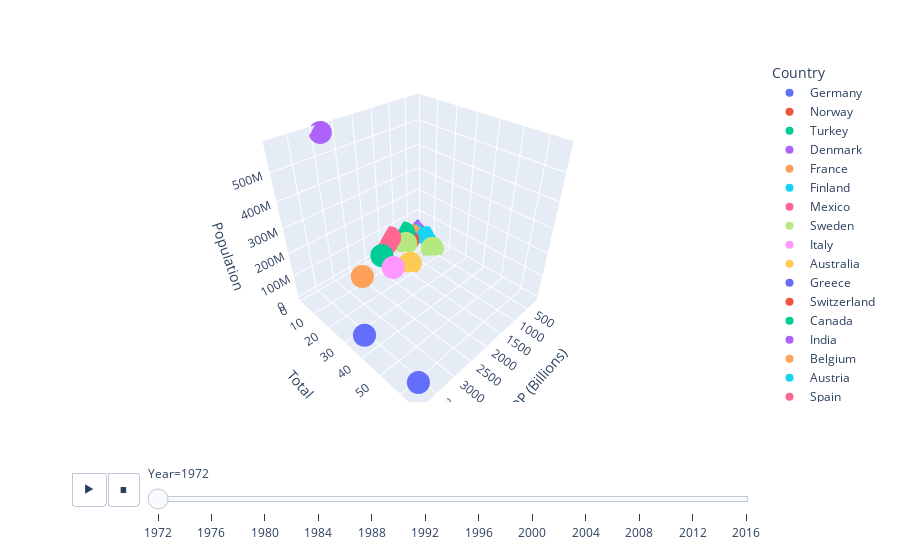

Notebook code cell kept with this figure:
### Code cell
#df = px.data.iris()
fig = px.scatter_3d(df3, x='GDP (Billions)', y='Total', z='Population',
              color='Country', animation_frame="Year")
fig.show()

### Figure 1 — Plotly figure (JSON) as saved in the notebook; plotly's stock layout.template omitted (floating-point values rounded to 4 significant figures)
{"data": [{"hovertemplate": "Country=Germany<br>Year=1972<br>GDP (Billions)=%{x}<br>Total=%{y}<br>Population=%{z}<extra></extra>", "legendgroup": "Germany", "marker": {"color": "#636efa", "symbol": "circle"}, "mode": "markers", "name": "Germany", "scene": "scene", "showlegend": true, "type": "scatter3d", "x": [3861, 3861], "y": [66, 40], "z": [78688450, 78688450]}, {"hovertemplate": "Country=Norway<br>Year=1972<br>GDP (Billions)=%{x}<br>Total=%{y}<br>Population=%{z}<extra></extra>", "legendgroup": "Norway", "marker": {"color": "#EF553B", "symbol": "circle"}, "mode": "markers", "name": "Norway", "scene": "scene", "showlegend": true, "type": "scatter3d", "x": [406], "y": [4], "z": [3933001]}, {"hovertemplate": "Country=Turkey<br>Year=1972<br>GDP (Billions)=%{x}<br>Total=%{y}<br>Population=%{z}<extra></extra>", "legendgroup": "Turkey", "marker": {"color": "#00cc96", "symbol": "circle"}, "mode": "markers", "name": "Turkey", "scene": "scene", "showlegend": true, "type": "scatter3d", "x": [761], "y": [1], "z": [37133000]}, {"hovertemplate": "Country=Denmark<br>Year=1972<br>GDP (Billions)=%{x}<br>Total=%{y}<br>Population=%{z}<extra></extra>", "legendgroup": "Denmark", "marker": {"color": "#ab63fa", "symbol": "circle"}, "mode": "markers", "name": "Denmark", "scene": "scene", "showlegend": true, "type": "scatter3d", "x": [350], "y": [1], "z": [4991596]}, {"hovertemplate": "Country=France<br>Year=1972<br>GDP (Billions)=%{x}<br>Total=%{y}<br>Population=%{z}<extra></extra>", "legendgroup": "France", "marker": {"color": "#FFA15A", "symbol": "circle"}, "mode": "markers", "name": "France", "scene": "scene", "showlegend": true, "type": "scatter3d", "x": [2716], "y": [13], "z": [51700913]}, {"hovertemplate": "Country=Finland<br>Year=1972<br>GDP (Billions)=%{x}<br>Total=%{y}<br>Population=%{z}<extra></extra>", "legendgroup": "Finland", "marker": {"color": "#19d3f3", "symbol": "circle"}, "mode": "markers", "name": "Finland", "scene": "scene", "showlegend": true, "type": "scatter3d", "x": [269], "y": [8], "z": [4639656]}, {"hovertemplate": "Country=Mexico<br>Year=1972<br>GDP (Billions)=%{x}<br>Total=%{y}<br>Population=%{z}<extra></extra>", "legendgroup": "Mexico", "marker": {"color": "#FF6692", "symbol": "circle"}, "mode": "markers", "name": "Mexico", "scene": "scene", "showlegend": true, "type": "scatter3d", "x": [1269], "y": [1], "z": [53973953]}, {"hovertemplate": "Country=Sweden<br>Year=1972<br>GDP (Billions)=%{x}<br>Total=%{y}<br>Population=%{z}<extra></extra>", "legendgroup": "Sweden", "marker": {"color": "#B6E880", "symbol": "circle"}, "mode": "markers", "name": "Sweden", "scene": "scene", "showlegend": true, "type": "scatter3d", "x": [531], "y": [16], "z": [8122154]}, {"hovertemplate": "Country=Italy<br>Year=1972<br>GDP (Billions)=%{x}<br>Total=%{y}<br>Population=%{z}<extra></extra>", "legendgroup": "Italy", "marker": {"color": "#FF97FF", "symbol": "circle"}, "mode": "markers", "name": "Italy", "scene": "scene", "showlegend": true, "type": "scatter3d", "x": [2005], "y": [18], "z": [54381345]}, {"hovertemplate": "Country=Australia<br>Year=1972<br>GDP (Billions)=%{x}<br>Total=%{y}<br>Population=%{z}<extra></extra>", "legendgroup": "Australia", "marker": {"color": "#FECB52", "symbol": "circle"}, "mode": "markers", "name": "Australia", "scene": "scene", "showlegend": true, "type": "scatter3d", "x": [1397], "y": [17], "z": [13303664]}, {"hovertemplate": "Country=Greece<br>Year=1972<br>GDP (Billions)=%{x}<br>Total=%{y}<br>Population=%{z}<extra></extra>", "legendgroup": "Greece", "marker": {"color": "#636efa", "symbol": "circle"}, "mode": "markers", "name": "Greece", "scene": "scene", "showlegend": true, "type": "scatter3d", "x": [205], "y": [2], "z": [8888628]}, {"hovertemplate": "Country=Switzerland<br>Year=1972<br>GDP (Billions)=%{x}<br>Total=%{y}<br>Population=%{z}<extra></extra>", "legendgroup": "Switzerland", "marker": {"color": "#EF553B", "symbol": "circle"}, "mode": "markers", "name": "Switzerland", "scene": "scene", "showlegend": true, "type": "scatter3d", "x": [731], "y": [3], "z": [6260956]}, {"hovertemplate": "Country=Canada<br>Year=1972<br>GDP (Billions)=%{x}<br>Total=%{y}<br>Population=%{z}<extra></extra>", "legendgroup": "Canada", "marker": {"color": "#00cc96", "symbol": "circle"}, "mode": "markers", "name": "Canada", "scene": "scene", "showlegend": true, "type": "scatter3d", "x": [1742], "y": [5], "z": [22218463]}, {"hovertemplate": "Country=India<br>Year=1972<br>GDP (Billions)=%{x}<br>Total=%{y}<br>Population=%{z}<extra></extra>", "legendgroup": "India", "marker": {"color": "#ab63fa", "symbol": "circle"}, "mode": "markers", "name": "India", "scene": "scene", "showlegend": true, "type": "scatter3d", "x": [2870], "y": [1], "z": [579411513]}, {"hovertemplate": "Country=Belgium<br>Year=1972<br>GDP (Billions)=%{x}<br>Total=%{y}<br>Population=%{z}<extra></extra>", "legendgroup": "Belgium", "marker": {"color": "#FFA15A", "symbol": "circle"}, "mode": "markers", "name": "Belgium", "scene": "scene", "showlegend": true, "type": "scatter3d", "x": [533], "y": [2], "z": [9711115]}, {"hovertemplate": "Country=Austria<br>Year=1972<br>GDP (Billions)=%{x}<br>Total=%{y}<br>Population=%{z}<extra></extra>", "legendgroup": "Austria", "marker": {"color": "#19d3f3", "symbol": "circle"}, "mode": "markers", "name": "Austria", "scene": "scene", "showlegend": true, "type": "scatter3d", "x": [445], "y": [3], "z": [7544201]}, {"hovertemplate": "Country=Spain<br>Year=1972<br>GDP (Billions)=%{x}<br>Total=%{y}<br>Population=%{z}<extra></extra>", "legendgroup": "Spain", "marker": {"color": "#FF6692", "symbol": "circle"}, "mode": "markers", "name": "Spain", "scene": "scene", "showlegend": true, "type": "scatter3d", "x": [1393], "y": [1], "z": [34571714]}, {"hovertemplate": "Country=Netherlands<br>Year=1972<br>GDP (Billions)=%{x}<br>Total=%{y}<br>Population=%{z}<extra></extra>", "legendgroup": "Netherlands", "marker": {"color": "#B6E880", "symbol": "circle"}, "mode": "markers", "name": "Netherlands", "scene": "scene", "showlegend": true, "type": "scatter3d", "x": [907], "y": [5], "z": [13328595]}, {"hovertemplate": "Country=New Zealand<br>Year=1972<br>GDP (Billions)=%{x}<br>Total=%{y}<br>Population=%{z}<extra></extra>", "legendgroup": "New Zealand", "marker": {"color": "#FF97FF", "symbol": "circle"}, "mode": "markers", "name": "New Zealand", "scene": "scene", "showlegend": true, "type": "scatter3d", "x": [209], "y": [3], "z": [2929135]}], "layout": {"legend": {"title": {"text": "Country"}, "tracegroupgap": 0}, "margin": {"t": 60}, "scene": {"domain": {"x": [0, 1], "y": [0, 1]}, "xaxis": {"title": {"text": "GDP (Billions)"}}, "yaxis": {"title": {"text": "Total"}}, "zaxis": {"title": {"text": "Population"}}}, "sliders": [{"active": 0, "currentvalue": {"prefix": "Year="}, "len": 0.9, "pad": {"b": 10, "t": 60}, "steps": [{"args": [["1972"], {"frame": {"duration": 0, "redraw": true}, "fromcurrent": true, "mode": "immediate", "transition": {"duration": 0, "easing": "linear"}}], "label": "1972", "method": "animate"}, {"args": [["1976"], {"frame": {"duration": 0, "redraw": true}, "fromcurrent": true, "mode": "immediate", "transition": {"duration": 0, "easing": "linear"}}], "label": "1976", "method": "animate"}, {"args": [["1980"], {"frame": {"duration": 0, "redraw": true}, "fromcurrent": true, "mode": "immediate", "transition": {"duration": 0, "easing": "linear"}}], "label": "1980", "method": "animate"}, {"args": [["1984"], {"frame": {"duration": 0, "redraw": true}, "fromcurrent": true, "mode": "immediate", "transition": {"duration": 0, "easing": "linear"}}], "label": "1984", "method": "animate"}, {"args": [["1988"], {"frame": {"duration": 0, "redraw": true}, "fromcurrent": true, "mode": "immediate", "transition": {"duration": 0, "easing": "linear"}}], "label": "1988", "method": "animate"}, {"args": [["1992"], {"frame": {"duration": 0, "redraw": true}, "fromcurrent": true, "mode": "immediate", "transition": {"duration": 0, "easing": "linear"}}], "label": "1992", "method": "animate"}, {"args": [["1996"], {"frame": {"duration": 0, "redraw": true}, "fromcurrent": true, "mode": "immediate", "transition": {"duration": 0, "easing": "linear"}}], "label": "1996", "method": "animate"}, {"args": [["2000"], {"frame": {"duration": 0, "redraw": true}, "fromcurrent": true, "mode": "immediate", "transition": {"duration": 0, "easing": "linear"}}], "label": "2000", "method": "animate"}, {"args": [["2004"], {"frame": {"duration": 0, "redraw": true}, "fromcurrent": true, "mode": "immediate", "transition": {"duration": 0, "easing": "linear"}}], "label": "2004", "method": "animate"}, {"args": [["2008"], {"frame": {"duration": 0, "redraw": true}, "fromcurrent": true, "mode": "immediate", "transition": {"duration": 0, "easing": "linear"}}], "label": "2008", "method": "animate"}, {"args": [["2012"], {"frame": {"duration": 0, "redraw": true}, "fromcurrent": true, "mode": "immediate", "transition": {"duration": 0, "easing": "linear"}}], "label": "2012", "method": "animate"}, {"args": [["2016"], {"frame": {"duration": 0, "redraw": true}, "fromcurrent": true, "mode": "immediate", "transition": {"duration": 0, "easing": "linear"}}], "label": "2016", "method": "animate"}], "x": 0.1, "xanchor": "left", "y": 0, "yanchor": "top"}], "updatemenus": [{"buttons": [{"args": [null, {"frame": {"duration": 500, "redraw": true}, "fromcurrent": true, "mode": "immediate", "transition": {"duration": 500, "easing": "linear"}}], "label": "&#9654;", "method": "animate"}, {"args": [[null], {"frame": {"duration": 0, "redraw": true}, "fromcurrent": true, "mode": "immediate", "transition": {"duration": 0, "easing": "linear"}}], "label": "&#9724;", "method": "animate"}], "direction": "left", "pad": {"r": 10, "t": 70}, "showactive": false, "type": "buttons", "x": 0.1, "xanchor": "right", "y": 0, "yanchor": "top"}]}}
